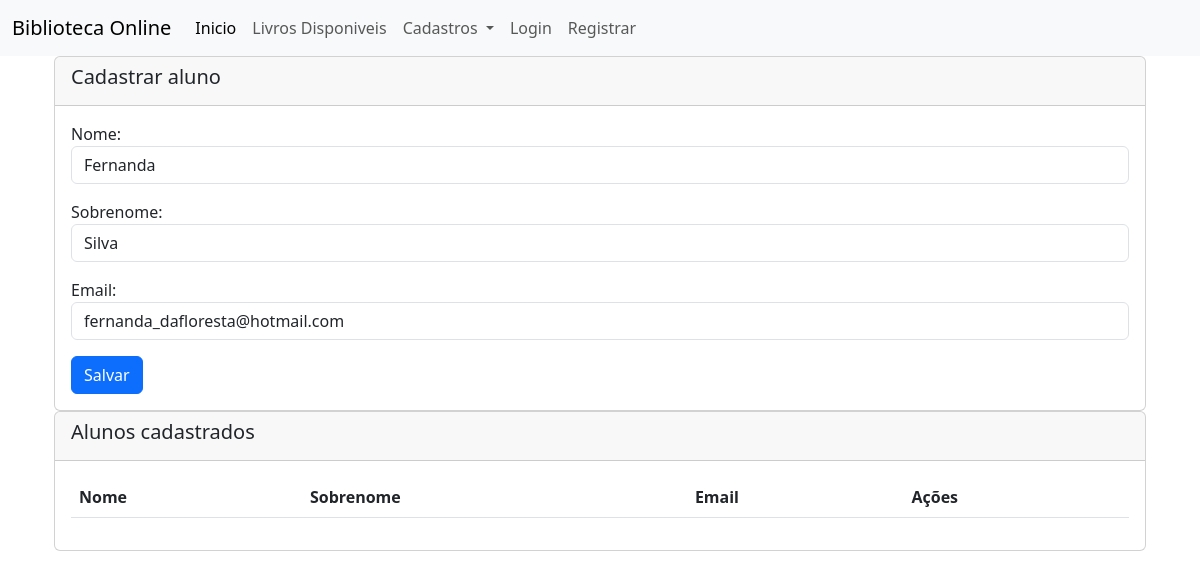
The app's page /aluno/editar/1, older data.
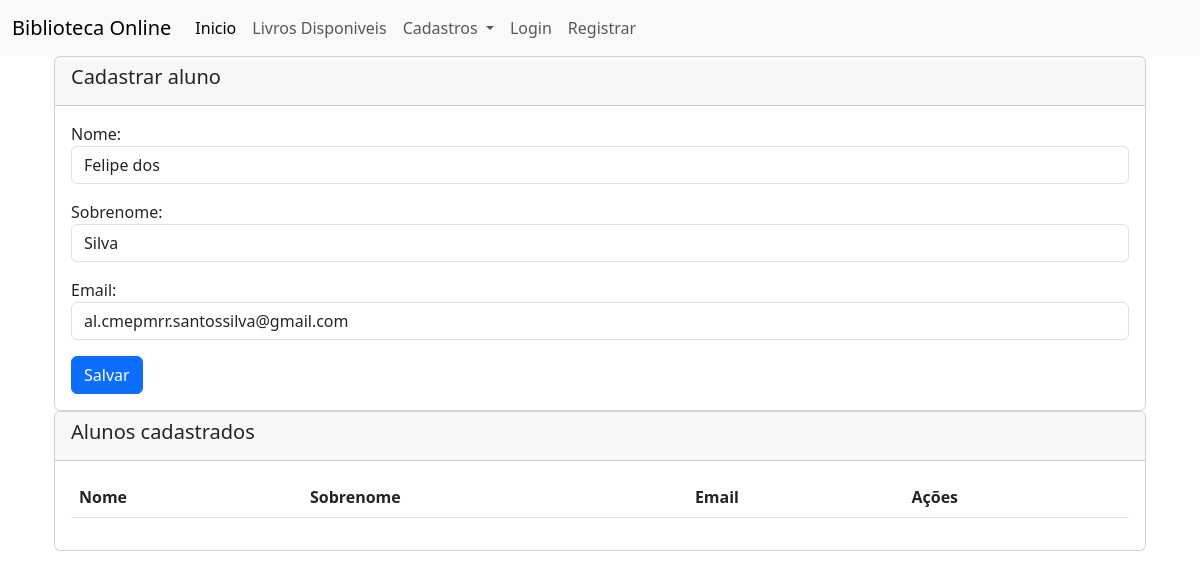
The same page, newer data.
### Biblioteca/models.py (models this page shows, shortened)
class Aluno(models.Model):
    nome = models.CharField(max_length=100)
    sobrenome = models.CharField(max_length=100)
    email = models.EmailField()

### Biblioteca/views.py (the view)
# urls.py: path('aluno/editar/<int:id>', views.novo_aluno, name='editar_aluno'),
def novo_aluno(request, id=None):
    aluno = get_object_or_404(Aluno, pk=id) if id else None
    lista_alunos = Aluno.objects.all()
    if request.method != 'POST':
        form = AlunoForm(instance=aluno)
    else:
        form = AlunoForm(instance=aluno, data=request.POST)
        if form.is_valid():
            form.save()
            messages.success(request, 'Aluno salvo com sucesso')
            return redirect('alunos')
    context = {'form': form, 'lista_alunos': lista_alunos, 'aluno': aluno}
    return render(request, 'form_alunos.html', context)

### Biblioteca/forms.py
class AlunoForm(forms.ModelForm):
    class Meta:
        model = Aluno
        fields = ['nome',
                  'sobrenome',
                  'email']
        labels = {'nome': 'Nome',
                  'sobrenome': 'Sobrenome',
                  'email': 'Email'}
        widgets= {'nome': forms.TextInput(attrs={'class': 'form-control'}),
                  'sobrenome': forms.TextInput(attrs={'class': 'form-control'}),
                  'email': forms.EmailInput(attrs={'class': 'form-control'})}

### Biblioteca/templates/form_alunos.html (shortened to what this page needs)
{% extends "base.html" %}
{% block content %}
<div class="container-sm">
    <div class="card">
        <div class="card-header">
            <h5 class="card-title">Cadastrar aluno</h5>
        </div>
        <div class="card-body">
            <form method="POST" action="{% if aluno %}{% url 'editar_aluno' aluno.id %}{% else %}{% url 'novo_aluno' %}{% endif %}">
                <div class="mb-3">
                    {{ form.nome.label_tag }}
                    {{ form.nome }}
                </div>
                <div class="mb-3">
                    {{ form.sobrenome.label_tag }}
                    {{ form.sobrenome }}
                </div>
                <div class="mb-3">
                    {{ form.email.label_tag }}
                    {{ form.email }}
                </div>
                <button type="submit" class="btn btn-primary">Salvar</button>
            </form>
        </div>
    </div>
    <div class="card">
        <div class="card-header">
            <h5 class="card-title">Alunos cadastrados</h5>
        </div>
        <div class="card-body">
            <table class="table table-striped">
                <thead>
                    <tr>
                        <th>Nome</th>
                        <th>Sobrenome</th>
                        <th>Email</th>
                        <th>Ações</th>
                    </tr>
                </thead>
            </table>
        </div>
    </div>
</div>
{% endblock %}

Row changes from the older to the newer data that the page shows:
changed Aluno "Silva": nome "Fernanda" → "Felipe dos"; email "fernanda_dafloresta@hotmail.com" → "al.cmepmrr.santossilva@gmail.com"
